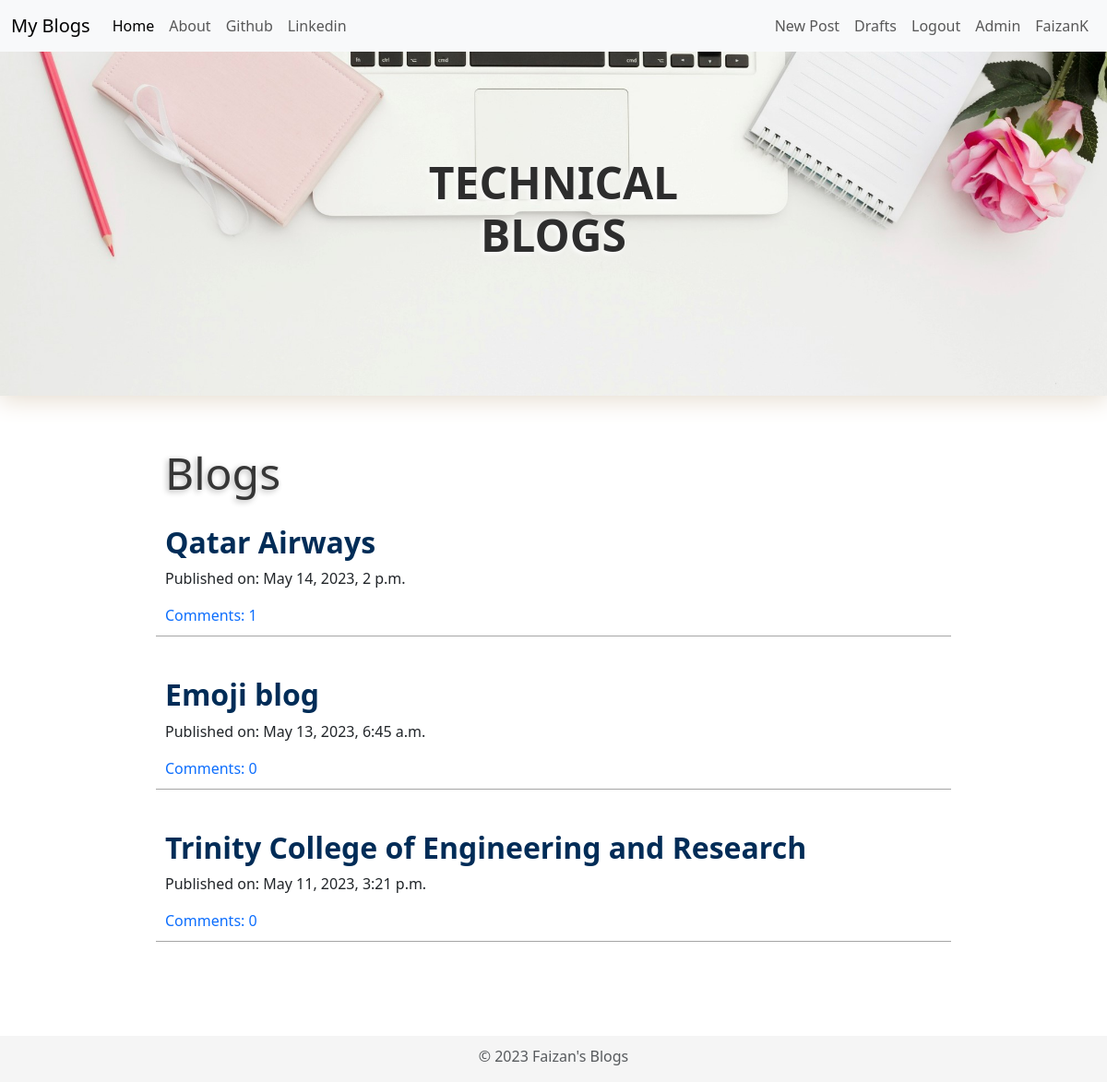
The app's page / (signed in) with its own data.
### blog/models.py (models this page shows, shortened)
class Post(models.Model):
    author = models.ForeignKey('auth.User' ,related_name='author_post', on_delete=models.CASCADE)
    title = models.CharField(max_length=100)
    text = RichTextField(blank = True, null=True)
    tz1 = pytz.timezone('Asia/Kolkata')
    current_time = timezone.now().astimezone(tz1)
    duration = timedelta(hours=5, minutes=30)
    current_date = current_time + duration
    created_date = models.DateTimeField(default=current_date)
    published_date = models.DateTimeField(blank=True, null=True)
    post_img = models.ImageField(upload_to='images', blank = True)
    def approve_comments(self):
        return self.comments.filter(approved_comment=True)

### blog/views.py (the view)
# urls.py: path('', views.PostList.as_view(), name='post_list'),
class PostList(ListView):
    model = Post
    def get_queryset(self):
        tz1 = pytz.timezone('Asia/Kolkata')
        current_time = timezone.now().astimezone(tz1)
        duration = timedelta(hours=5, minutes=30)
        current_date = current_time + duration
        return Post.objects.filter(published_date__lte =current_date).order_by('-published_date')

### blog/templates/blog/post_list.html
{% extends 'blog/base.html' %}
{% block body_block %}
{% load static %}
<div style="align-items: center; display: flex; box-shadow: 0px 4px 25px 1px rgb(230, 221, 208);">
    <div style="position: absolute; width: 100%; margin: 0px;">
        <div class="row text-center" style=" margin: 0px;
        text-align: center; justify-content: center; text-shadow: -2px 2px 5px rgb(255, 255, 255);">
            <div class="col-lg-4">
                <h1 class='blog-title' style="text-align: center; color: rgb(45, 45, 45);
                 font-size: 3em; font-weight: 350;"><strong>  TECHNICAL BLOGS</strong> </h1>
                <a href="#postinglist" style="text-decoration: none;"><img style="padding: 0.5em; "
                src="{% static 'photos/down-arrow1.png' %}" alt=""> </a>
            </div>
        </div>
    </div>
    <img style="width:100%;" src="{% static 'photos/blog_img2.jpg' %}" alt="blog image">
</div>
{% include 'blog/base2.html' %}
<div class="centerstage" id="postinglist">
    <div class="post-title2" style="font-size: 3em; font-weight: 500; margin-left: 10px;
    text-shadow: -2px 2px 6px rgb(183, 183, 183); color: rgb(54, 54, 54);">Blogs</div>
    {% for post in post_list %}
    <div class="post">
        <h2>
         <a class="post_title" href="{% url 'post_detail' pk=post.pk %}"> {{post.title}}</a>
        </h2>
        <div class="date">
            <p>Published on: {{post.published_date}}</p>
        </div>
        <a  class="post_comment" href="{% url 'post_detail' pk=post.pk %}"> Comments:
            {{ post.approve_comments.count}}
        </a>
    </div>
    <br>
    {% endfor %}
</div>
<div style="padding-bottom: 5em;"> </div>
{% include 'blog/base3.html' %}
{% endblock body_block %}

### blog/templates/blog/base.html (shortened to what this page needs)
<!doctype html>
{% load static %}
<html lang="en">
  <head>
    <link href="https://cdn.jsdelivr.net/npm/bootstrap@5.3.0-alpha3/dist/css/bootstrap.min.css" rel="stylesheet">
    <link rel="stylesheet" href="//cdn.jsdelivr.net/npm/medium-editor@latest/dist/css/medium-editor.min.css" type="text/css" media="screen" charset="utf-8">
    <link rel="stylesheet" href="{% static 'css/blog.css' %}">
  </head>
  <body>
    <nav class="navbar navbar-expand-lg bg-body-tertiary">
        <div class="container-fluid">
          <a class="navbar-brand" href="{% url 'post_list' %}">My Blogs</a>
          <div class="collapse navbar-collapse" id="navbarSupportedContent">
            <ul class="navbar-nav me-auto mb-2 mb-lg-0">
              <li class="nav-item">
                <a class="nav-link active" aria-current="page" href="{% url 'post_list' %}">Home</a>
              </li>
              <li class="nav-item">
                <a class="nav-link" href="{% url 'about' %}">About</a>
              </li>
              <li class="nav-item">
                <a class="nav-link" href="https://github.com/Faizan-Kalkoti">Github</a>
              </li>
              <li class="nav-item">
                <a class="nav-link" href="https://www.linkedin.com/in/faizan-kalkoti-40994121a/">Linkedin</a>
              </li>
            </ul>
            <ul class='navbar-nav navbar-right'>
              {% if user.is_authenticated %}
              <li class="nav-item">
                <a class="nav-link" href="{% url 'post_new' %}">New Post</a>
              </li>
              <li class="nav-item">
                <a class="nav-link" href="{% url 'post_draft_list' %}">Drafts</a>
              </li>
              <li class="nav-item">
                <a class="nav-link" href="{% url 'logout' %}">Logout</a>
              </li>
              <li class="nav-item" >
                <a class="nav-link" href="{% url 'admin:index' %}">
                Admin
              </a></li>
              <li class="nav-item">
                <a class="nav-link">{{ user.username }}</a>
              </li>
              {% endif %}
            </ul>
          </div>
        </div>
      </nav>
        {% block body_block %}
        {% endblock %}
<div class="" style='background-color: rgba(245, 245, 245, 1); width: 100%; position: fixed; bottom:0px'>
  <footer style="padding-top: 10px;">
    <p class="text-center text-body-secondary">© 2023 Faizan's Blogs</p>
  </footer>
</div>
  </body>
</html>

### blog/static/css/blog.css (style rules this page uses)
body { font-family:'Roboto' Serif ; }
.centerstage { margin-right: auto; margin-left: auto; padding: 1em; }
.post { margin-top: 10px; padding: 10px; border-bottom: 1px solid rgba(0, 0, 0, 0.352); }
.post_title { color: rgb(0, 44, 87); text-decoration: none; font-weight: 600; }
.post_comment { text-decoration: none; }
.post-title2 { font-size: 3em; }

### records on screen
Post: title "Qatar Airways", published_date "May 14, 2023, 2 p.m.", approve_comments.count "1"
Post: title "Emoji blog", published_date "May 13, 2023, 6:45 a.m.", approve_comments.count "0"
Post: title "Trinity College of Engineering and Research", published_date "May 11, 2023, 3:21 p.m.", approve_comments.count "0"

### other values on screen
{{ user.username }} "FaizanK"
